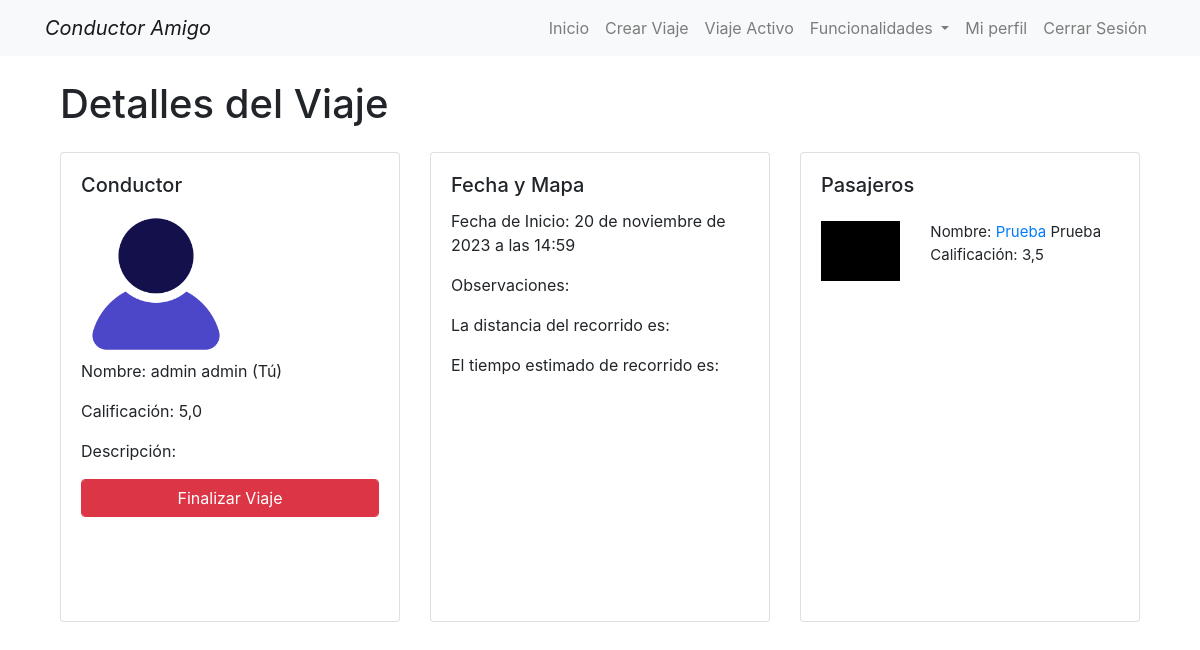
Before: /viajes/detalle_viaje/2/ (signed in) with the older database file.
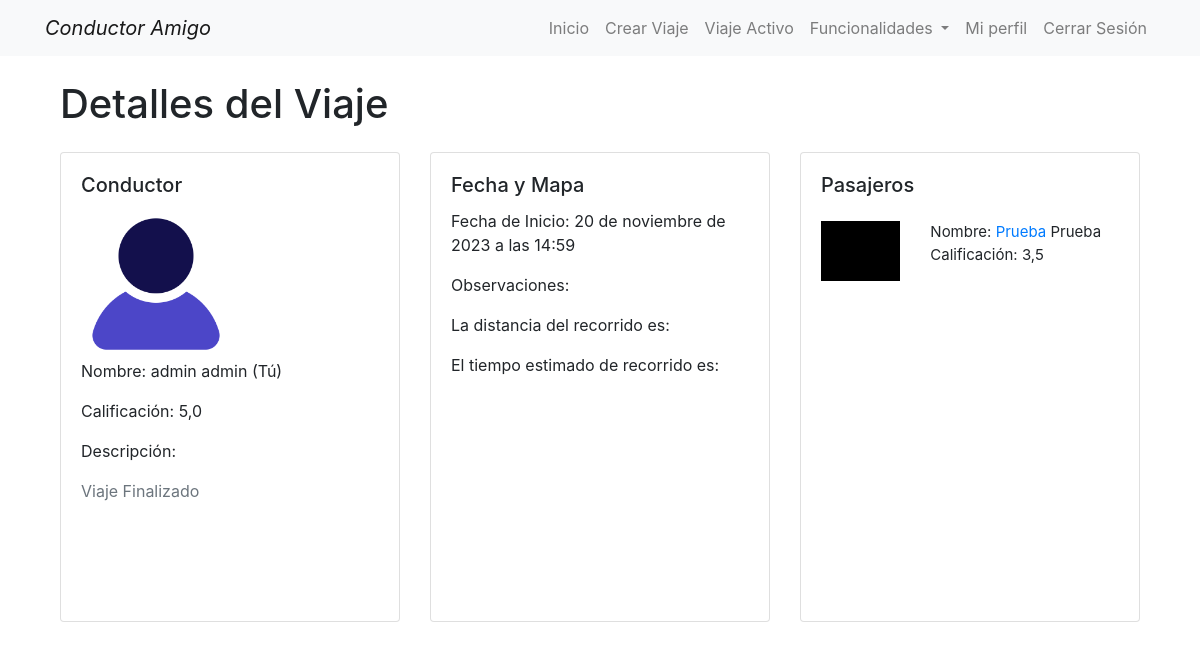
After: the same page with the newer database file.
### viajes/views.py (the view)
# urls.py: path('detalle_viaje/<str:viaje_id>/', views.detalle_viaje, name='detalle_viaje'),
@login_required
def detalle_viaje(request, viaje_id):
    viaje = get_object_or_404(Viaje, id=viaje_id)
    data_ret = None
    mapa_html = None
    mapa = folium.Map(location=[0, 0], zoom_start=12)
    selected_option = viaje.inicio
    selected_option_2 = viaje.destino
    start_coord = eval(selected_option)
    end_coord = eval(selected_option_2)
    punto_medio = calcular_punto_medio(start_coord[0], start_coord[1], end_coord[0], end_coord[1])
    data_ret = calcular_distancia_tiempo(start_coord, end_coord)
    mapa = folium.Map(location=punto_medio, zoom_start=15)
    folium.Marker([start_coord[0], start_coord[1]], popup='Coordenada 1').add_to(mapa)
    folium.Marker([end_coord[0], end_coord[1]], popup='Coordenada 2').add_to(mapa)
    mapa_html = mapa._repr_html_()
    puestos_vacios = max(0, viaje.puestos_maximos - viaje.pasajeros.count())
    return render(request, 'pasajeros/detalle_viaje.html', {'data_ret': data_ret, 'mapa': mapa_html, 'viaje': viaje,'numeros':range(viaje.puestos_maximos),'puestos_vacios': range(puestos_vacios)})

### utils/calcular_distancia.py (called while the page is built)
def calcular_punto_medio(lat1, lon1, lat2, lon2):
    gdf = gpd.GeoDataFrame(geometry=[Point(lon1, lat1), Point(lon2, lat2)], crs="EPSG:4326")
    punto_medio = gdf.unary_union.centroid
    lat_medio, lon_medio = punto_medio.y, punto_medio.x
    return [lat_medio, lon_medio]

### utils/obtener_coordenadas.py (called while the page is built)
def calcular_distancia_tiempo(coord_user, coord_temp):
    gmaps = googlemaps.Client(key=settings.GOOGLE_MAPS_API_KEY)
    coord_user_str = f"{coord_user[0]},{coord_user[1]}"
    coord_temp_str = f"{coord_temp[0]},{coord_temp[1]}"
    result = gmaps.distance_matrix(coord_user_str, coord_temp_str, mode='driving')
    distancia = result['rows'][0]['elements'][0]['distance']['text']
    tiempo_viaje = result['rows'][0]['elements'][0]['duration']['text']
    return {'distancia': distancia, 'tiempo_viaje': tiempo_viaje}

### viajes/templates/pasajeros/detalle_viaje.html (shortened to what the changed rows need)
{% extends 'layouts/layout.html' %}
{% load static %}
{% block content %}
<div class="container mt-4">
    <h1 class="mb-4">Detalles del Viaje</h1>
    <form method="post" enctype="multipart/form-data">
        <div class="row">
            <div class="col-lg-4">
                <div class="card mb-4" id="tarjeta" style="min-height: 470px;">
                    <div class="card-body">
                        <h5 class="card-title">Conductor</h5>
                        <a href="{% url 'profile' viaje.conductor.username %}">
                            {% if viaje.conductor.foto_usuario %}
                                <img src="{{ viaje.conductor.foto_usuario.url }}" alt="{{ viaje.conductor.username }}" class="img-fluid mb-3" style="max-height: 150px;">
                            {% else %}
                                <img src="{% static 'images/no_foto.jpg' %}" alt="No hay foto de perfil" style="max-height: 150px;">
                            {% endif %}
                        </a>
                        <p class="card-text">Nombre:
                            {% if viaje.conductor == user %}
                                {{ viaje.conductor.nombres }} {{ viaje.conductor.apellidos }} (Tú)
                            {% else %}
                                {{ viaje.conductor.nombres }} {{ viaje.conductor.apellidos }}
                            {% endif %}
                        </p>
                        <p class="card-text">Calificación: {{ viaje.conductor.calificacion }}</p>
                        <p class="card-text">Descripción: {{ viaje.conductor.bibliografia }}</p>
                        {% if viaje.conductor == user %}
                            {% if viaje.condicion == 'Activo' or viaje.condicion == 'A la espera de arranque' %}
                            <a href="{% url 'accion_viaje' accion='iniciar' viaje_id=viaje.id%}" class="btn btn-danger form-control">Iniciar Viaje</a>
                            <a href="{% url 'accion_viaje' accion='cancelar' viaje_id=viaje.id%}" class="btn btn-danger form-control" style="margin-top: 10px;">Cancelar Viaje</a>
                            {% elif viaje.condicion == 'En curso' %}
                                <a href ="{% url 'accion_viaje' accion='finalizar' viaje_id=viaje.id%}"class="btn btn-danger form-control">Finalizar Viaje</a>
                            {% elif viaje.condicion == 'Finalizado' %}
                                <p class="text-muted">Viaje Finalizado</p>
                            {% endif %}
                        {% else %}
                            <p class="text-muted">Viaje {{viaje.condicion}}</p>
                        {% endif %}
                    </div>
                </div>
            </div>
    </form>
</div>
{% endblock %}

Changed rows visible on the page:
changed Viaje "admin": condicion "En curso" → "Finalizado" (drawn)
Other visible differences:
text no longer shown: "Finalizar Viaje"
text now shown: "Viaje Finalizado"
